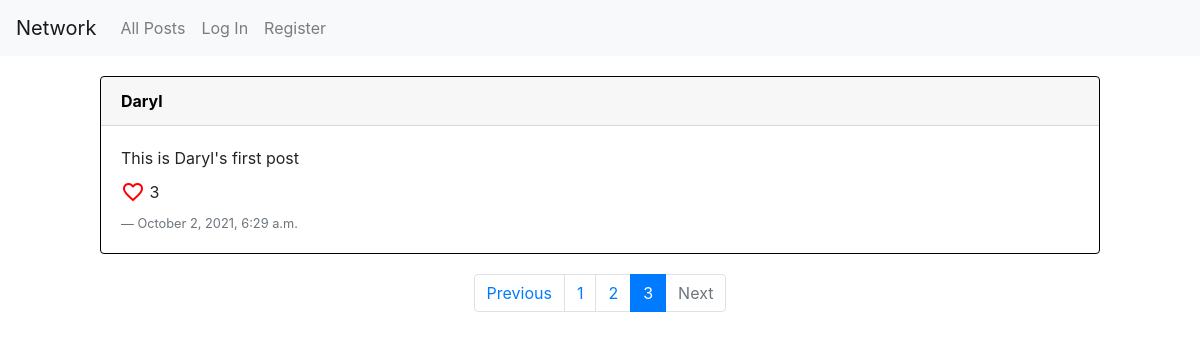
/?page=3, run on the app's committed database.
### network/models.py (models this page shows, shortened)
class Post(models.Model):
    content = models.CharField(max_length=1000)
    user = models.ForeignKey(User, on_delete=CASCADE, related_name='posts')
    timestamp = models.DateTimeField(auto_now=True)

class User(AbstractUser):
    like = models.ManyToManyField('Post', blank=True, related_name='likes')
    following = models.ManyToManyField('User', blank=True, related_name='followers')

### network/views.py (the view)
# urls.py: path("", views.index, name="index"),
def index(request):
    posts = Post.objects.all().order_by("-timestamp")
    posts = Paginator(posts, CONTENT_PER_PAGE)
    page_num = request.GET.get('page')
    page_obj = posts.get_page(page_num)
    return render(request, "network/index.html", {'page_obj': page_obj})

### network/templates/network/index.html (shortened to what this page needs)
{% extends "network/layout.html" %}
{% block body %}
    {% if page_obj %}
        {% include 'network/postList.html' %}
    {% endif %}
{% endblock %}

### network/templates/network/postList.html (shortened to what this page needs)
<div id="postList-view">
    <div class="post-container">
        {% for post in page_obj.object_list %}
            <div class="card post-object">
                <a class="card-header post-user" href="{% url 'profile' post.user %}"><strong>{{ post.user }}</strong></a>
                <div class="card-body post-lower">
                    <div class="post-edit-edited">
                        <div class="post-content-edit-div">
                            <p class="post-content card-text">{{ post.content }}</p>
                        </div>
                    </div>
                    <div class="post-likes">
                        <span class="material-icons like-button" style="color: red;" data-info="{{ post.id }}">
                        </span>&nbsp;
                        <span class="post-likes-num" id="{{ post.id }}">{{ post.likes.count }}</span>
                    </div>
                    <p class="post-timestamp blockquote-footer">{{ post.timestamp| date:"F j, Y, P" }}</p>
                </div>
            </div>
        {% endfor %}
    </div>
    <nav aria-label="Page navigation example">
        <ul class="pagination justify-content-center">
            {% if page_obj.has_previous %}
                <li class="page-item"><a class="page-link" href="?page={{ page_obj.previous_page_number }}">Previous</a></li>
            {% elif not page_obj.has_previous %}
                <li class="page-item disabled"><a class="page-link" tabindex="-1" aria-disabled="true">Previous</a></li>
            {% endif %}
            {% for p in page_obj.paginator.page_range %}
                {% if p == page_obj.number %}
                    <li class="page-item active" aria-current="page"><span class="page-link">{{ p }}</span></li>
                {% else %}
                    <li class="page-item"><a class="page-link" href="?page={{ p }}">{{ p }}</a></li>
                {% endif %}
            {% endfor %}
            {% if page_obj.has_next %}
                <li class="page-item"><a class="page-link" href="?page={{ page_obj.next_page_number }}">Next</a></li>
            {% elif not page_obj.has_next %}
                <li class="page-item disabled"><a class="page-link" tabindex="-1" aria-disabled="true">Next</a></li>
            {% endif %}
        </ul>
    </nav>
</div>

### network/static/network/styles.css (style rules this page uses)
.post-object { border: 1px solid black; margin: 20px 100px; }
.post-likes { display: flex; align-items: center; margin: 10px 0; }
.post-timestamp { margin: 0; }
.post-user { color: black; }

### data on the page
Post: user "Daryl", content "This is Daryl's first post", likes.count "3", timestamp "October 2, 2021, 6:29 a.m."

### other printed values
{{ p }} "1" "2"
{{ p }} "3"
